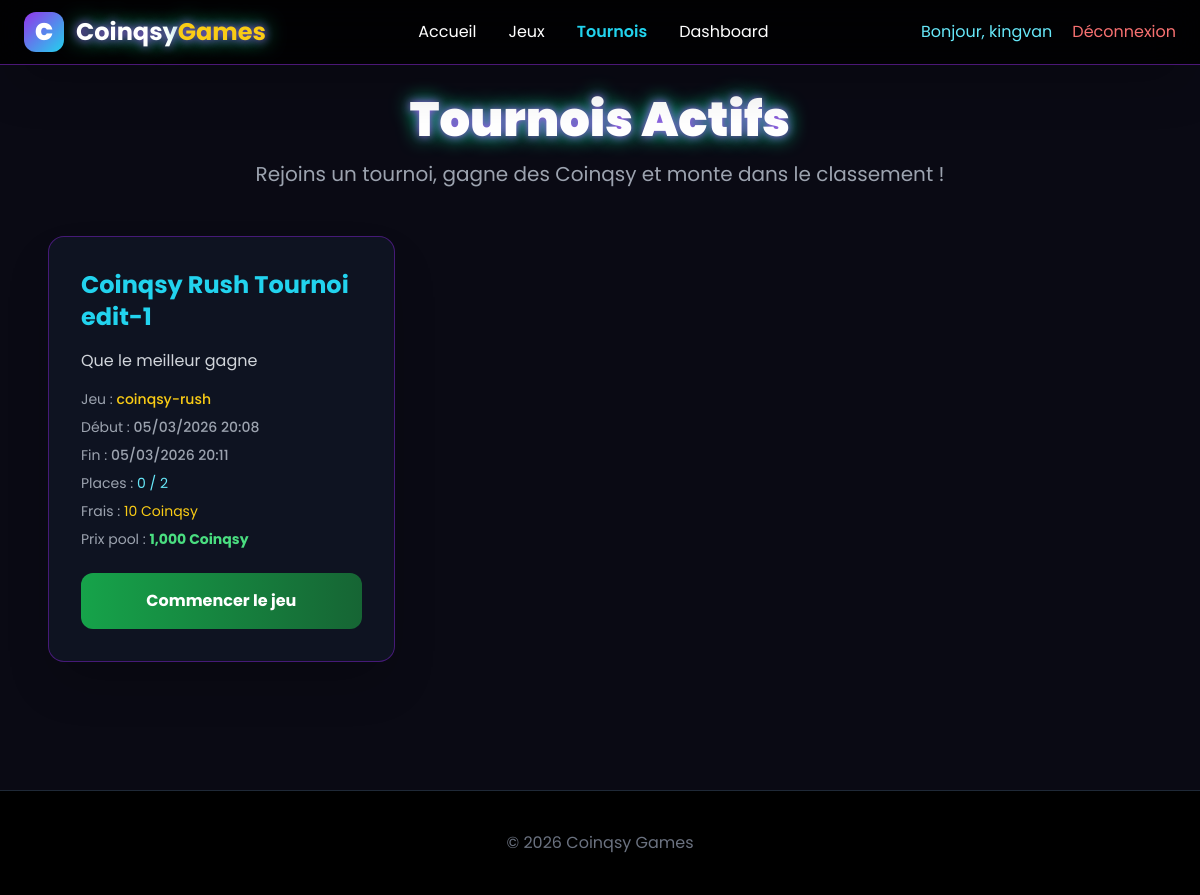
Page /tournois/index.php (signed in) on the committed database.
### tables this page shows
CREATE TABLE `tournois` (
  `id` int(11) NOT NULL,
  `nom` varchar(150) NOT NULL,
  `description` text DEFAULT NULL,
  `jeu_slug` varchar(80) NOT NULL,
  `date_debut` datetime NOT NULL,
  `date_fin` datetime NOT NULL,
  `type` enum('solo','duo','equipe') DEFAULT 'solo',
  `places_max` int(11) DEFAULT 100,
  `places_restantes` int(11) DEFAULT 100,
  `frais_inscription` int(11) DEFAULT 0,
  `prix_pool` bigint(20) DEFAULT 0,
  `statut` enum('ouvert','en_cours','termine','annule') DEFAULT 'ouvert',
  `created_at` datetime DEFAULT current_timestamp()
);

### tournois/index.php (the view, shortened to what this page needs)
<?php
include '../bd/bd.php';
$user_id = (int)$_SESSION['user_id'];
$stmt = $pdo->query("
    SELECT * FROM tournois
    WHERE statut IN ('ouvert', 'en_cours')
    ORDER BY date_debut ASC
");
$tournois = $stmt->fetchAll();
?>
<!DOCTYPE html>
<html lang="fr" class="dark">
<head>
  <script src="https://cdn.tailwindcss.com"></script>
</head>
<body class="min-h-screen">
  <header class="fixed top-0 left-0 right-0 z-50 bg-black/85 backdrop-blur-xl border-b border-purple-800/70 shadow-2xl">
    <div class="max-w-7xl mx-auto px-6 flex justify-between items-center h-16">
      <a href="../index.php" class="flex items-center space-x-3">
        <div class="w-10 h-10 bg-gradient-to-br from-purple-600 to-cyan-400 rounded-xl flex items-center justify-center text-2xl font-black">C</div>
        <span class="text-2xl font-bold neon-glow">Coinqsy<span class="text-yellow-400">Games</span></span>
      </a>
      <nav class="hidden md:flex space-x-8">
        <a href="../index.php" class="hover:text-cyan-300 transition">Accueil</a>
        <a href="../jeux/" class="hover:text-cyan-300 transition">Jeux</a>
        <a href="index.php" class="text-cyan-400 font-semibold">Tournois</a>
        <a href="../dashboard.php" class="hover:text-cyan-300 transition">Dashboard</a>
      </nav>
      <div class="flex items-center space-x-5">
        <span class="text-cyan-300">Bonjour, <?= htmlspecialchars($_SESSION['username']) ?></span>
        <a href="../auth/logout.php" class="text-red-400 hover:text-red-300">Déconnexion</a>
      </div>
    </div>
  </header>
  <main class="pt-24 pb-16 max-w-6xl mx-auto px-6">
    <h1 class="text-5xl font-black text-center mb-4 neon-glow">
      Tournois Actifs
    </h1>
    <p class="text-xl text-gray-400 text-center mb-12">
      Rejoins un tournoi, gagne des Coinqsy et monte dans le classement !
    </p>
    <?php if (empty($tournois)): ?>
      <div class="bg-gray-900/70 rounded-2xl p-12 text-center text-xl text-gray-400 border border-purple-800/50">
        Aucun tournoi actif pour le moment...<br>
        Reviens bientôt !
      </div>
    <?php else: ?>
      <div class="grid grid-cols-1 md:grid-cols-2 lg:grid-cols-3 gap-8">
        <?php foreach ($tournois as $t): ?>
          <div class="bg-gray-900/70 rounded-2xl p-8 border border-purple-700/50 shadow-2xl hover:shadow-purple-600/50 transition-all">
            <h3 class="text-2xl font-bold text-cyan-400 mb-4"><?= htmlspecialchars($t['nom']) ?></h3>
            <p class="text-gray-300 mb-4"><?= nl2br(htmlspecialchars($t['description'])) ?></p>
            <div class="space-y-2 text-sm text-gray-400 mb-6">
              <p>Jeu : <span class="text-yellow-400 font-medium"><?= htmlspecialchars($t['jeu_slug']) ?></span></p>
              <p>Début : <span class="font-medium"><?= date('d/m/Y H:i', strtotime($t['date_debut'])) ?></span></p>
              <p>Fin : <span class="font-medium"><?= date('d/m/Y H:i', strtotime($t['date_fin'])) ?></span></p>
              <p>Places : <span class="text-cyan-300"><?= $t['places_restantes'] ?> / <?= $t['places_max'] ?></span></p>
              <p>Frais : <span class="text-yellow-400"><?= $t['frais_inscription'] ?> Coinqsy</span></p>
              <p>Prix pool : <span class="text-green-400 font-bold"><?= number_format($t['prix_pool']) ?> Coinqsy</span></p>
            </div>
            <?php
            $check = $pdo->prepare("SELECT id FROM tournoi_participations WHERE user_id = ? AND tournoi_id = ?");
            $check->execute([$user_id, $t['id']]);
            $inscrit = $check->fetch();
            ?>
            <div class="flex flex-col gap-4 mt-6">
              <?php if ($inscrit): ?>
                <?php if ($t['places_restantes'] == 0 && $t['statut'] === 'ouvert' || $t['statut'] === 'en_cours'): ?>
                  <a href="../jeux/teaser.php?tournoi_id=<?= $t['id'] ?>"
                     class="w-full bg-gradient-to-r from-green-600 to-green-800 hover:brightness-110 text-white font-bold py-4 rounded-xl text-center transition">
                    Commencer le jeu
                  </a>
                <?php else: ?>
                  <button disabled class="w-full bg-gray-700 text-gray-400 font-bold py-4 rounded-xl cursor-not-allowed">
                    Tournoi fermé
                  </button>
                <?php endif; ?>
              <?php else: ?>
                <button disabled class="w-full bg-gray-700 text-gray-400 font-bold py-4 rounded-xl cursor-not-allowed">
                  Tournoi fermé
                </button>
              <?php endif; ?>
            </div>
          </div>
        <?php endforeach; ?>
      </div>
    <?php endif; ?>
  </main>
  <footer class="bg-black border-t border-gray-800 py-10 text-center text-gray-500 mt-16">
    <p>© <?= date('Y') ?> Coinqsy Games</p>
  </footer>
</body>
</html>

### tournois/index.php (style rules this page uses)
body { font-family: 'Poppins', sans-serif; background: #0a0a14; color: white; }
.neon-glow { text-shadow: 0 0 10px #a855f7, 0 0 20px #00ff9d; }

### rows in the picture
tournois: nom "Coinqsy Rush Tournoi edit-1", description "Que le meilleur gagne", jeu_slug "coinqsy-rush", date_debut "05/03/2026 20:08", date_fin "05/03/2026 20:11", places_restantes "0", places_max "2", frais_inscription "10", prix_pool "1,000"

### other values in the picture
$_SESSION['username'] "kingvan"
